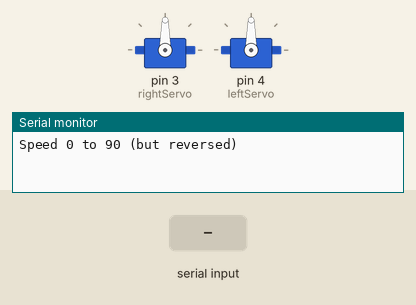
Recording of a sketch running on a simulated Arduino Uno, built with avr-gcc and run on an emulated ATmega328P. Shown: 2 × servo, the last lines printed to the serial monitor. Inputs (shaded band) come from the test bench.

Above: at 1.2 s.
1.3 s: "90,45\n" received over Serial
At 2.6 s:
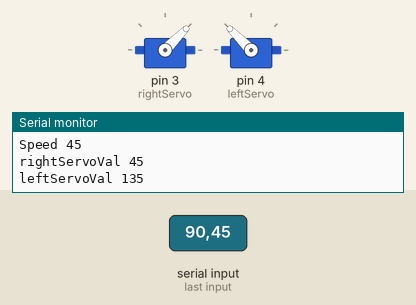
3.0 s: "30,150\n" received over Serial
At 3.9 s:
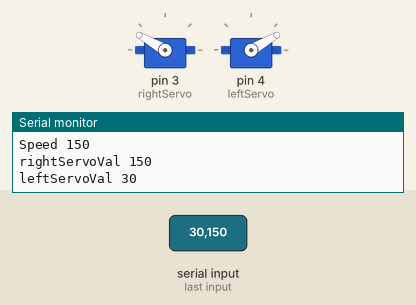
4.7 s: "5\n" received over Serial
At 5.0 s:
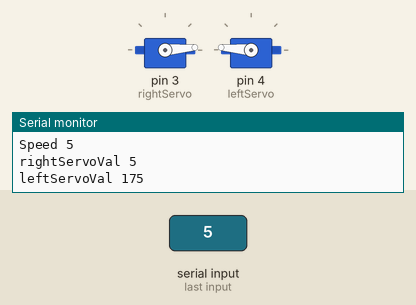
6.2 s: "200\n" received over Serial
At 7.4 s:
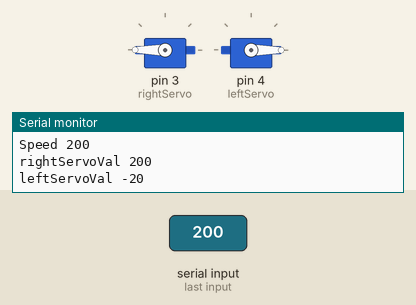
7.7 s: "90\n" received over Serial
At 8.5 s:
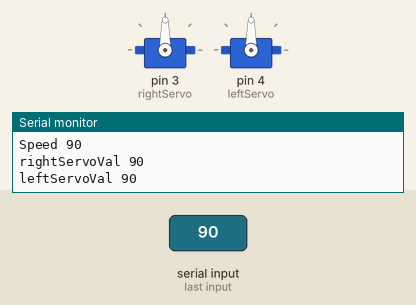
Timing chart, 0 to 10.2 s (numbered marks = the images above; inputs shaded):
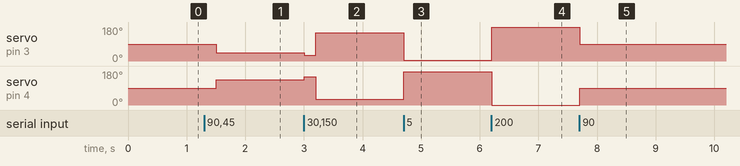

The sketch:

arduino_continuous_servos.ino
```cpp
#include <Servo.h>

int rightVal = 0;
int leftVal = 0;

Servo rightServo;
Servo leftServo;

void setup()
{
  Serial.begin(9600);
  Serial.println("Speed 0 to 90 (but reversed)");
  rightServo.attach(3);
  leftServo.attach(4);
  leftServo.write(90);
  rightServo.write(90);
}


void loop()
{
  if (Serial.available())
  {
    int speed = Serial.parseInt();
    Serial.println("Speed "+String(speed));
    //speed will be 0 (high) to 90 (low)
    //both will do the same thing
    if(speed > 0){
      int leftServoVal  =  180 - speed;
      leftServo.write(leftServoVal);

      int rightServoVal  =  speed;
      rightServo.write(rightServoVal);

      Serial.print("rightServoVal ");
      Serial.println(rightServoVal);
      Serial.print("leftServoVal ");
      Serial.println(leftServoVal);

      delay(200);
    }
  }
}
```

Measured:
- after the input at 1.3 s, servo on pin 3 (rightServo): 90° → 45° after 0.20 s; servo on pin 4 (leftServo): 90° → 135° after 0.20 s
- after the input at 3.0 s, servo on pin 3 (rightServo): 45° → 30° at once, → 150° 0.20 s later; servo on pin 4 (leftServo): 135° → 150° at once, → 30° 0.20 s later
- after the input at 4.7 s, servo on pin 3 (rightServo): 150° → 5° at once; servo on pin 4 (leftServo): 30° → 175° at once
- after the input at 6.2 s, servo on pin 3 (rightServo): 5° → 180° at once; servo on pin 4 (leftServo): 175° → 0° at once
- after the input at 7.7 s, servo on pin 3 (rightServo): 180° → 90° at once; servo on pin 4 (leftServo): 0° → 90° at once
